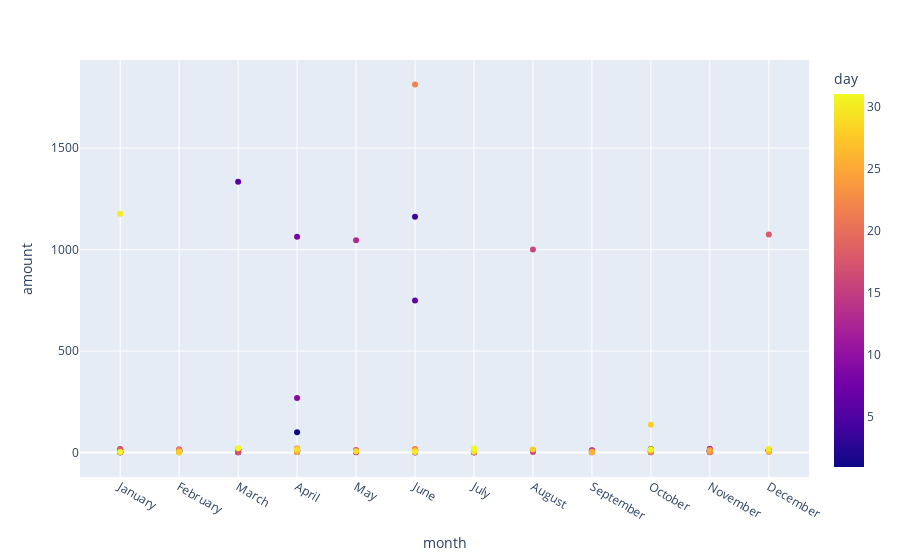

The notebook cell saved with this chart:
### Code cell
# Plotly scatter plot
px.scatter(fraudulence_check4,x='month',y='amount',color='day',hover_name='year')

### Figure 1 — Plotly figure (JSON) as saved in the notebook; plotly's stock layout.template omitted (floating-point values rounded to 4 significant figures)
{"data": [{"hovertemplate": "<b>%{hovertext}</b><br><br>month=%{x}<br>amount=%{y}<br>day=%{marker.color}<extra></extra>", "hovertext": [2018, 2018, 2018, 2018, 2018, 2018, 2018, 2018, 2018, 2018, 2018, 2018, 2018, 2018, 2018, 2018, 2018, 2018, 2018, 2018, 2018, 2018, 2018, 2018, 2018, 2018, 2018, 2018, 2018, 2018, 2018, 2018, 2018, 2018, 2018, 2018, 2018, 2018, 2018, 2018, 2018, 2018, 2018, 2018, 2018, 2018, 2018, 2018, 2018, 2018, 2018, 2018, 2018, 2018, 2018, 2018, 2018, 2018, 2018, 2018, 2018, 2018, 2018, 2018, 2018, 2018, 2018, 2018, 2018, 2018, 2018, 2018, 2018, 2018, 2018, 2018, 2018, 2018, 2018, 2018, 2018, 2018, 2018, 2018, 2018, 2018, 2018, 2018, 2018, 2018, 2018, 2018, 2018, 2018, 2018, 2018, 2018, 2018, 2018, 2018, 2018, 2018, 2018, 2018, 2018, 2018, 2018, 2018, 2018, 2018, 2018, 2018, 2018, 2018, 2018, 2018, 2018, 2018, 2018, 2018, 2018, 2018, 2018, 2018], "legendgroup": "", "marker": {"color": [2, 5, 7, 10, 14, 16, 18, 21, 30, 31, 2, 5, 7, 12, 18, 23, 23, 23, 28, 28, 2, 5, 6, 7, 9, 11, 12, 12, 12, 16, 17, 18, 31, 1, 1, 2, 2, 8, 8, 8, 9, 10, 18, 19, 20, 26, 26, 26, 29, 6, 13, 17, 19, 29, 4, 6, 7, 8, 9, 12, 12, 14, 19, 22, 23, 25, 27, 30, 5, 5, 6, 11, 13, 22, 23, 29, 30, 31, 7, 14, 16, 16, 16, 28, 4, 12, 14, 17, 19, 23, 26, 2, 6, 8, 14, 21, 22, 28, 28, 31, 1, 2, 4, 11, 11, 11, 13, 15, 18, 19, 23, 25, 3, 6, 7, 8, 11, 12, 14, 15, 18, 19, 27, 30], "coloraxis": "coloraxis", "symbol": "circle"}, "mode": "markers", "name": "", "orientation": "v", "showlegend": false, "type": "scatter", "x": ["January", "January", "January", "January", "January", "January", "January", "January", "January", "January", "February", "February", "February", "February", "February", "February", "February", "February", "February", "February", "March", "March", "March", "March", "March", "March", "March", "March", "March", "March", "March", "March", "March", "April", "April", "April", "April", "April", "April", "April", "April", "April", "April", "April", "April", "April", "April", "April", "April", "May", "May", "May", "May", "May", "June", "June", "June", "June", "June", "June", "June", "June", "June", "June", "June", "June", "June", "June", "July", "July", "July", "July", "July", "July", "July", "July", "July", "July", "August", "August", "August", "August", "August", "August", "September", "September", "September", "September", "September", "September", "September", "October", "October", "October", "October", "October", "October", "October", "October", "October", "November", "November", "November", "November", "November", "November", "November", "November", "November", "November", "November", "November", "December", "December", "December", "December", "December", "December", "December", "December", "December", "December", "December", "December"], "xaxis": "x", "y": [1.46, 10.74, 2.93, 1.39, 17.84, 1.65, 15.86, 2.22, 1177, 2.75, 10.75, 10.81, 5.97, 3.69, 16.7, 1.26, 2.63, 11.01, 0.91, 1.18, 12.42, 16.58, 1334, 2.88, 2.04, 13.57, 10.1, 1.65, 3.08, 4.2, 2.56, 18.28, 21.04, 100, 2.62, 7.08, 17.15, 1063, 10.15, 10.06, 269, 10.24, 7.39, 6.01, 20.03, 2.79, 10.02, 15.66, 16.5, 1.1, 1046, 12.15, 2.27, 5.97, 1162, 749, 10.69, 11.88, 1.03, 10.15, 11.01, 16.29, 15.98, 1813, 16.61, 11.53, 5.24, 2.27, 2.03, 5.15, 3.65, 1.67, 1.56, 1.2, 4.15, 10.17, 6.13, 20.73, 10.15, 10.19, 10.21, 1001, 3.35, 14.64, 1.61, 11.91, 10.41, 5.34, 3.36, 3.52, 1.66, 17.47, 4.23, 1.74, 10.63, 2.11, 2.6, 137, 10, 16.49, 8.07, 10.55, 10, 2.32, 5.16, 6.02, 18.88, 1.89, 11.38, 10.63, 3.02, 11.33, 10.8, 12.86, 11.7, 10.73, 10.58, 10.05, 3.8, 14.36, 1074, 10.14, 3.97, 17.11], "yaxis": "y"}], "layout": {"autosize": true, "coloraxis": {"colorbar": {"title": {"text": "day"}}, "colorscale": [[0, "#0d0887"], [0.1111, "#46039f"], [0.2222, "#7201a8"], [0.3333, "#9c179e"], [0.4444, "#bd3786"], [0.5556, "#d8576b"], [0.6667, "#ed7953"], [0.7778, "#fb9f3a"], [0.8889, "#fdca26"], [1, "#f0f921"]]}, "legend": {"tracegroupgap": 0}, "margin": {"t": 60}, "xaxis": {"anchor": "y", "autorange": true, "domain": [0, 1], "range": [-0.6486, 11.65], "title": {"text": "month"}, "type": "category"}, "yaxis": {"anchor": "x", "autorange": true, "domain": [0, 1], "range": [-127.6, 1941.0], "title": {"text": "amount"}, "type": "linear"}}}
